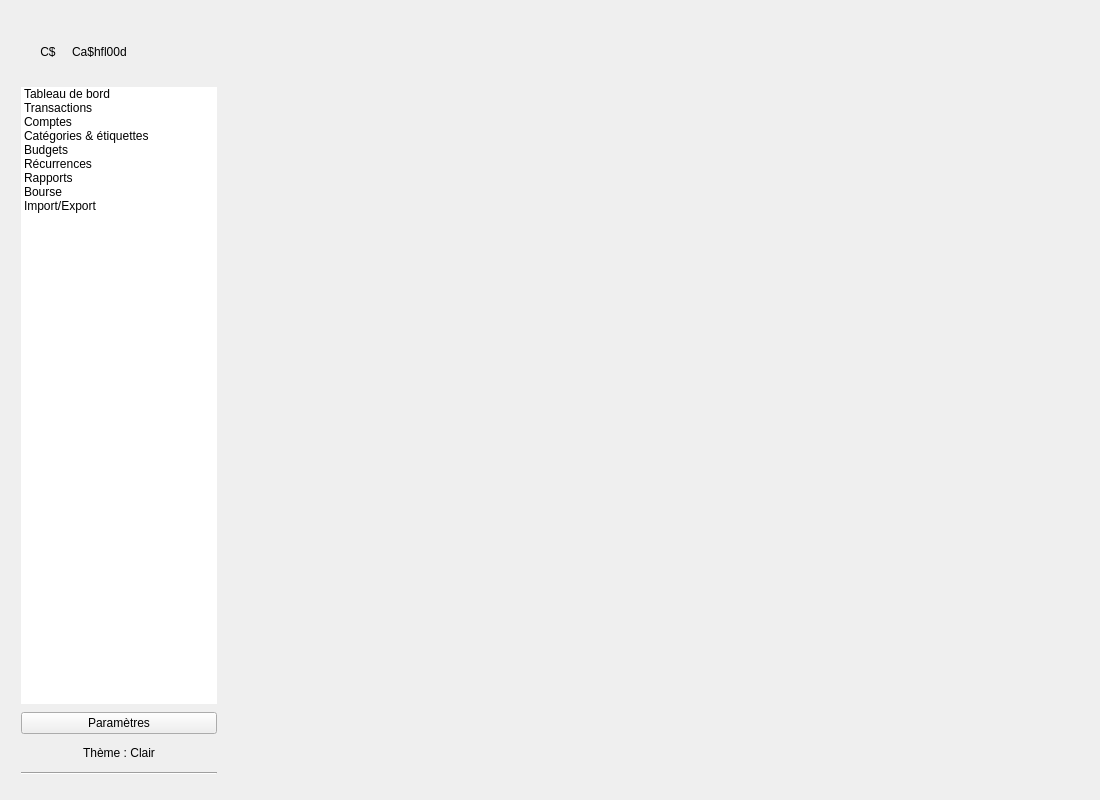
<?xml version="1.0" encoding="UTF-8"?>
<ui version="4.0">
 <class>MainWindow</class>
 <widget class="QMainWindow" name="MainWindow">
  <property name="geometry">
   <rect>
    <x>0</x>
    <y>0</y>
    <width>1100</width>
    <height>800</height>
   </rect>
  </property>
  <property name="minimumSize">
   <size>
    <width>1100</width>
    <height>700</height>
   </size>
  </property>
  <property name="maximumSize">
   <size>
    <width>1100</width>
    <height>16777215</height>
   </size>
  </property>
  <property name="windowTitle">
   <string>Ca$hfl00d</string>
  </property>
  <widget class="QWidget" name="centralwidget">
   <property name="layoutDirection">
    <enum>Qt::LeftToRight</enum>
   </property>
   <layout class="QHBoxLayout" name="horizontalLayout_2">
    <item>
     <widget class="QFrame" name="sidebar">
      <property name="minimumSize">
       <size>
        <width>220</width>
        <height>0</height>
       </size>
      </property>
      <property name="maximumSize">
       <size>
        <width>220</width>
        <height>16777215</height>
       </size>
      </property>
      <property name="frameShape">
       <enum>QFrame::NoFrame</enum>
      </property>
      <property name="frameShadow">
       <enum>QFrame::Raised</enum>
      </property>
      <layout class="QVBoxLayout" name="verticalLayout">
       <property name="spacing">
        <number>8</number>
       </property>
       <property name="leftMargin">
        <number>12</number>
       </property>
       <property name="topMargin">
        <number>16</number>
       </property>
       <property name="rightMargin">
        <number>12</number>
       </property>
       <property name="bottomMargin">
        <number>16</number>
       </property>
       <item>
        <widget class="QWidget" name="logoRow" native="true">
         <layout class="QHBoxLayout" name="horizontalLayout">
          <item>
           <widget class="QLabel" name="lblLogoIcon">
            <property name="minimumSize">
             <size>
              <width>36</width>
              <height>36</height>
             </size>
            </property>
            <property name="maximumSize">
             <size>
              <width>36</width>
              <height>36</height>
             </size>
            </property>
            <property name="text">
             <string>C$</string>
            </property>
            <property name="alignment">
             <set>Qt::AlignCenter</set>
            </property>
           </widget>
          </item>
          <item>
           <widget class="QLabel" name="lblAppName">
            <property name="text">
             <string>Ca$hfl00d</string>
            </property>
           </widget>
          </item>
          <item>
           <spacer name="horizontalSpacer">
            <property name="orientation">
             <enum>Qt::Horizontal</enum>
            </property>
            <property name="sizeHint" stdset="0">
             <size>
              <width>78</width>
              <height>20</height>
             </size>
            </property>
           </spacer>
          </item>
         </layout>
        </widget>
       </item>
       <item>
        <widget class="QListWidget" name="navList">
         <property name="focusPolicy">
          <enum>Qt::NoFocus</enum>
         </property>
         <property name="frameShape">
          <enum>QFrame::NoFrame</enum>
         </property>
         <property name="verticalScrollBarPolicy">
          <enum>Qt::ScrollBarAlwaysOff</enum>
         </property>
         <property name="horizontalScrollBarPolicy">
          <enum>Qt::ScrollBarAlwaysOff</enum>
         </property>
         <property name="showDropIndicator" stdset="0">
          <bool>false</bool>
         </property>
         <property name="iconSize">
          <size>
           <width>20</width>
           <height>20</height>
          </size>
         </property>
         <property name="spacing">
          <number>4</number>
         </property>
         <property name="wordWrap">
          <bool>true</bool>
         </property>
         <item>
          <property name="text">
           <string>Tableau de bord</string>
          </property>
         </item>
         <item>
          <property name="text">
           <string>Transactions</string>
          </property>
         </item>
         <item>
          <property name="text">
           <string>Comptes</string>
          </property>
         </item>
         <item>
          <property name="text">
           <string>Catégories &amp; étiquettes</string>
          </property>
         </item>
         <item>
          <property name="text">
           <string>Budgets</string>
          </property>
         </item>
         <item>
          <property name="text">
           <string>Récurrences</string>
          </property>
         </item>
         <item>
          <property name="text">
           <string>Rapports</string>
          </property>
         </item>
         <item>
          <property name="text">
           <string>Bourse</string>
          </property>
         </item>
         <item>
          <property name="text">
           <string>Import/Export</string>
          </property>
         </item>
        </widget>
       </item>
       <item>
        <widget class="QPushButton" name="btnSettings">
         <property name="text">
          <string>Paramètres</string>
         </property>
         <property name="checkable">
          <bool>true</bool>
         </property>
        </widget>
       </item>
       <item>
        <widget class="QPushButton" name="btnTheme">
         <property name="text">
          <string>Thème : Clair</string>
         </property>
         <property name="flat">
          <bool>true</bool>
         </property>
        </widget>
       </item>
       <item>
        <widget class="Line" name="sidebarSeparator">
         <property name="orientation">
          <enum>Qt::Horizontal</enum>
         </property>
        </widget>
       </item>
      </layout>
     </widget>
    </item>
    <item>
     <widget class="QStackedWidget" name="stackedPages">
      <widget class="QWidget" name="pageTransactions"/>
      <widget class="QWidget" name="pagecategories"/>
      <widget class="QWidget" name="pageBudgets"/>
      <widget class="QWidget" name="pageRecurring"/>
      <widget class="QWidget" name="pageReports"/>
      <widget class="QWidget" name="pageStocks"/>
      <widget class="QWidget" name="pageImportsExpot"/>
      <widget class="QWidget" name="pageStteings"/>
      <widget class="QWidget" name="pageDashboard"/>
      <widget class="QWidget" name="pageAccounts"/>
     </widget>
    </item>
   </layout>
  </widget>
 </widget>
 <resources/>
 <connections/>
</ui>
